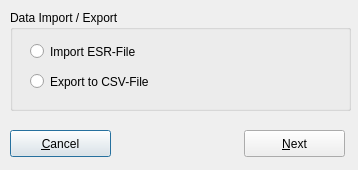
<ui version="4.0" >
 <class>accountsimpexpfrm</class>
 <widget class="QDialog" name="accountsimpexpfrm" >
  <property name="geometry" >
   <rect>
    <x>0</x>
    <y>0</y>
    <width>358</width>
    <height>170</height>
   </rect>
  </property>
  <property name="windowTitle" >
   <string>Account import &amp; export...</string>
  </property>
  <property name="windowIcon" >
   <iconset resource="../resources/images/first4.qrc" >:/impexp.png</iconset>
  </property>
  <widget class="QGroupBox" name="groupBox" >
   <property name="geometry" >
    <rect>
     <x>10</x>
     <y>10</y>
     <width>341</width>
     <height>101</height>
    </rect>
   </property>
   <property name="title" >
    <string>Data Import / Export</string>
   </property>
   <widget class="QRadioButton" name="rdbtn_1" >
    <property name="geometry" >
     <rect>
      <x>20</x>
      <y>30</y>
      <width>291</width>
      <height>23</height>
     </rect>
    </property>
    <property name="text" >
     <string>Import ESR-File</string>
    </property>
   </widget>
   <widget class="QRadioButton" name="rdbtn_2" >
    <property name="geometry" >
     <rect>
      <x>20</x>
      <y>60</y>
      <width>291</width>
      <height>23</height>
     </rect>
    </property>
    <property name="text" >
     <string>Export to CSV-File</string>
    </property>
   </widget>
  </widget>
  <widget class="QPushButton" name="btncancel" >
   <property name="geometry" >
    <rect>
     <x>10</x>
     <y>130</y>
     <width>101</width>
     <height>27</height>
    </rect>
   </property>
   <property name="text" >
    <string>&amp;Cancel</string>
   </property>
   <property name="icon" >
    <iconset resource="../resources/images/first4.qrc" >:/button_cancel.png</iconset>
   </property>
  </widget>
  <widget class="QPushButton" name="btnnext" >
   <property name="geometry" >
    <rect>
     <x>244</x>
     <y>130</y>
     <width>101</width>
     <height>27</height>
    </rect>
   </property>
   <property name="text" >
    <string>&amp;Next</string>
   </property>
   <property name="icon" >
    <iconset resource="../resources/images/first4.qrc" >:/button_ok.png</iconset>
   </property>
  </widget>
 </widget>
 <tabstops>
  <tabstop>rdbtn_1</tabstop>
  <tabstop>rdbtn_2</tabstop>
  <tabstop>btnnext</tabstop>
  <tabstop>btncancel</tabstop>
 </tabstops>
 <resources>
  <include location="../resources/images/first4.qrc" />
 </resources>
 <connections>
  <connection>
   <sender>btnnext</sender>
   <signal>clicked()</signal>
   <receiver>accountsimpexpfrm</receiver>
   <slot>accept()</slot>
   <hints>
    <hint type="sourcelabel" >
     <x>278</x>
     <y>253</y>
    </hint>
    <hint type="destinationlabel" >
     <x>96</x>
     <y>254</y>
    </hint>
   </hints>
  </connection>
  <connection>
   <sender>btncancel</sender>
   <signal>clicked()</signal>
   <receiver>accountsimpexpfrm</receiver>
   <slot>reject()</slot>
   <hints>
    <hint type="sourcelabel" >
     <x>369</x>
     <y>253</y>
    </hint>
    <hint type="destinationlabel" >
     <x>179</x>
     <y>282</y>
    </hint>
   </hints>
  </connection>
 </connections>
</ui>
